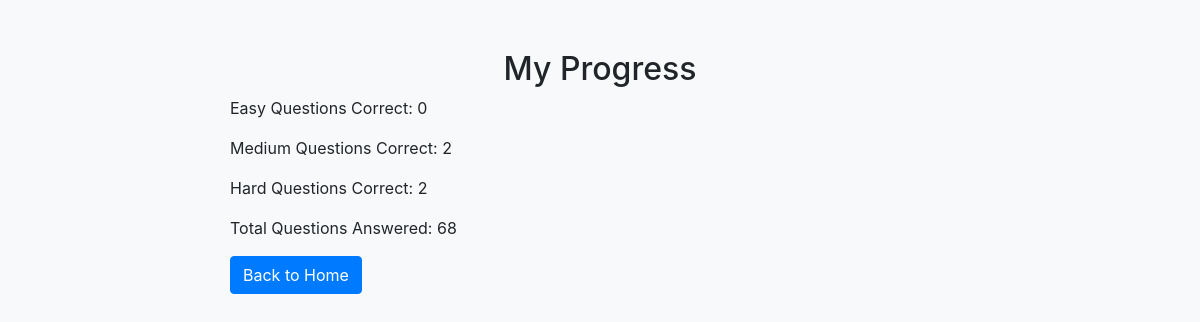
/progress (signed in), run on an earlier commit of the app's database.
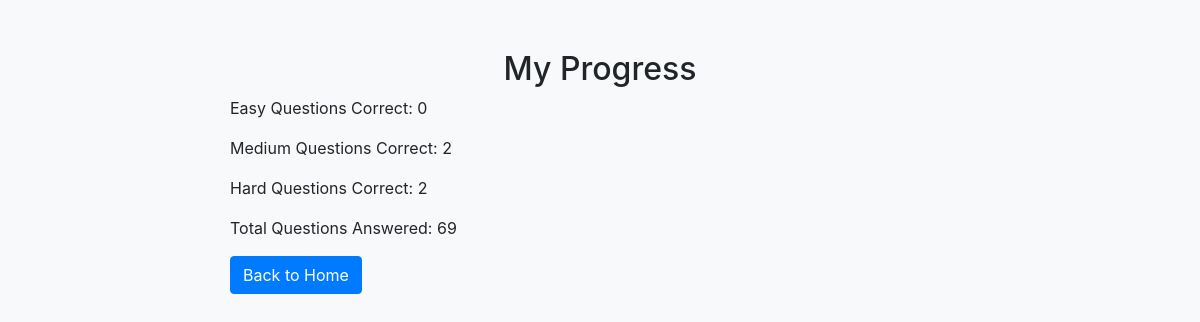
And on a later commit of the database.
### models/user.py (models this page shows, shortened)
class User(db.Model,UserMixin):
    id = db.Column(db.Integer, primary_key=True)
    username = db.Column(db.String(150), unique=True, nullable=False)
    password = db.Column(db.String(150), nullable=False)
    easy_correct = db.Column(db.Integer, default=0)
    medium_correct = db.Column(db.Integer, default=0)
    hard_correct = db.Column(db.Integer, default=0)
    total_questions = db.Column(db.Integer, default=0)

### app.py (the view)
@app.route('/progress')
@login_required
def progress():
    return render_template('progress.html', user=current_user)

### app.py (called while the page is built)
@login_manager.user_loader
def load_user(user_id):
    return User.query.get(int(user_id))

### templates/progress.html (shortened to what this page needs)
{% extends "base.html" %}
{% block content %}
<div class="container mt-5">
    <h2 class="text-center">My Progress</h2>
    <p>Easy Questions Correct: {{ user.easy_correct }}</p>
    <p>Medium Questions Correct: {{ user.medium_correct }}</p>
    <p>Hard Questions Correct: {{ user.hard_correct }}</p>
    <p>Total Questions Answered: {{ user.total_questions }}</p>
    <a href="{{ url_for('index') }}" class="btn btn-primary">Back to Home</a>
</div>
{% endblock %}

### templates/base.html (shortened to what this page needs)
<!DOCTYPE html>
<html lang="en">
<head>
    <link rel="stylesheet" href="https://maxcdn.bootstrapcdn.com/bootstrap/4.0.0/css/bootstrap.min.css">
</head>
<body>
    <div class="container">
        {% block content %}{% endblock %}
    </div>
</body>
</html>

### templates/base.html (style rules this page uses)
body { background-color: #f8f9fa; }
.container { max-width: 800px; margin-top: 50px; }
.btn-primary { background-color: #007bff; border-color: #007bff; }

What changed in the data, as far as the page shows it:
changed User: total_questions "68" → "69"
